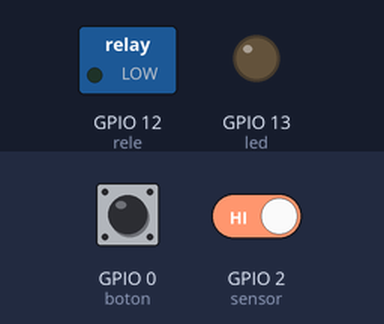
Bench run of a sketch on a simulated ESP8266 (NodeMCU). Parts: switched loads named in the sketch (green lamp = pin HIGH), output pins drawn as LEDs (lit = HIGH). Inputs (shaded band) come from the test bench; at power-on: GPIO 0 (boton) HIGH, GPIO 2 (sensor) HIGH. WiFi joins after 1.5 s; servers stay silent unless stated; the Firebase database answers and starts empty; what the sketch prints to the serial monitor is not drawn.

Above: at 2.7 s.
2.8 s: GPIO 0 (boton) pulled LOW for 1 s
At 4.9 s:
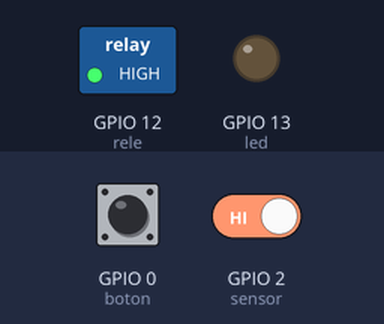
5.9 s: GPIO 0 (boton) pulled LOW for 0.15 s
At 6.8 s:
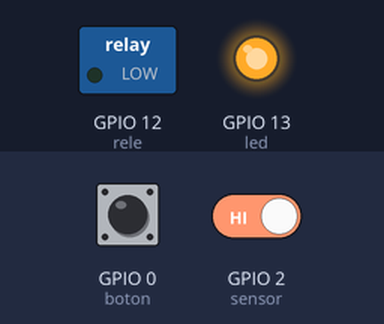
8.9 s: GPIO 0 (boton) pulled LOW for 3.2 s
At 9.8 s:
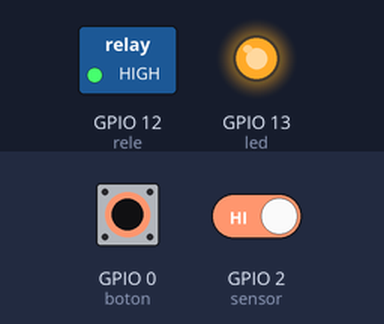
Timing chart, 0 to 19.6 s (numbered marks = the images above; inputs shaded):
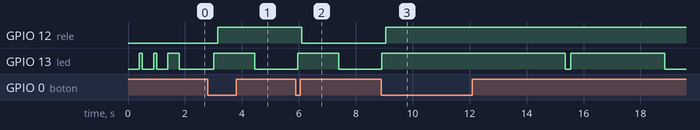

Measured:
- after the input at 2.8 s, GPIO 12 (rele): LOW → HIGH after 0.35 s; GPIO 13 (led): LOW → HIGH after 0.20 s, → LOW 1.5 s later
- after the input at 5.9 s, GPIO 12 (rele): HIGH → LOW after 0.21 s; GPIO 13 (led): LOW → HIGH after 0.06 s, → LOW 1.5 s later
- after the input at 8.9 s, GPIO 12 (rele): LOW → HIGH after 0.16 s; GPIO 13 (led): LOW → HIGH at once, → LOW 6.5 s later, → HIGH 0.20 s later, → LOW 3.3 s later

The sketch:

Sonoff_basic.ino
```cpp
#include "FirebaseESP8266.h"
#include "wifi_connect.h"


#define FIREBASE_HOST "wifi-node-2ea47.firebaseio.com/" //Without http:// or https:// schemes
#define FIREBASE_AUTH "wqtUInSZOUeOX9XVmDD6ehvMl9gIe5cI2mkIVYoj"
String path = "/clients/FamiliaRamirezReza";
String device = "WifiNode3";


FirebaseData firebaseData1;
FirebaseData firebaseData2;
FirebaseJson json;
void printResult(FirebaseData &data);

void setup()
{

  Serial.begin(115200);
  inputAndOutputsStart();
  wifiConnect();
  Firebase.begin(FIREBASE_HOST, FIREBASE_AUTH);
  Firebase.reconnectWiFi(true);
  firebaseData1.setBSSLBufferSize(1024, 1024);
  firebaseData1.setResponseSize(1024);
  Firebase.setReadTimeout(firebaseData1, 1000 * 60);
  Firebase.setwriteSizeLimit(firebaseData1, "tiny");

  firebaseData2.setBSSLBufferSize(1024, 1024);
  firebaseData2.setResponseSize(1024);
  Firebase.setReadTimeout(firebaseData2, 1000 * 60);
  Firebase.setwriteSizeLimit(firebaseData2, "tiny");


  //Test firebase connectivity

  //Firebase.setString(firebaseData1, path + "/" + device + "/test", "Aprobed");
  //Firebase.setInt(firebaseData1, path + "/" + device + "/rele", -1);

}

int releState = -1;
int sensorEnable = -1;
bool banderaBoton = -1;

void loop()
{
///////////////////BOTON CONTROL/////////////////////////////////////

  if(!digitalRead(boton)){
    digitalWrite(led, 1);
    Firebase.setInt(firebaseData1, path + "/" + device + "/rele", !digitalRead(rele));
    digitalWrite(rele, !digitalRead(rele));
    delay(1000);
    if(!digitalRead(boton)){
      delay(5000);
      Firebase.getInt(firebaseData2, path + "/" + device + "/sensorEnable");
      sensorEnable = firebaseData2.intData();
      Firebase.setInt(firebaseData1, path + "/" + device + "/sensorEnable", !sensorEnable);
      digitalWrite(led, 0);
      delay(200);
      digitalWrite(led, 1);
      delay(1000);
    }
  }

/////////////////////SENSOR CONTROL///////////////////////////////

  Firebase.getInt(firebaseData2, path + "/" + device + "/sensorEnable");
  sensorEnable = firebaseData2.intData();

  if (sensorEnable) {
    delay(2000);
    if (!digitalRead(sensor)) {
      Firebase.setInt(firebaseData1, path + "/" + device + "/sensorState", 1);
      digitalWrite(rele, 0);
  }else{
      Firebase.setInt(firebaseData1, path + "/" + device + "/sensorState", 0);
      digitalWrite(rele, 1);
    }
  }
 else
  {
    Firebase.getInt(firebaseData1, path + "/" + device + "/rele");
    releState = firebaseData1.intData();
    if (releState) {digitalWrite(rele, 1);}
    else {digitalWrite(rele, 0);}
  }

  digitalWrite(led, 0);

  if (WiFi.status() != WL_CONNECTED)
  {
    digitalWrite(led, 1);
    wifiConnect();
  }
}
```

input_outputs.h
```cpp
#ifndef INPUTS_OUTPUTS_H
#define INPUTS_OUTPUTS_H

int rele = 12;
int boton = 0;
int led = 13;
int sensor = 2;

void inputAndOutputsStart(){
  pinMode(rele, OUTPUT);
  pinMode(led, OUTPUT);
  pinMode(boton, INPUT);
  pinMode(sensor, INPUT);
}

#endif
```

wifi_connect.h
```cpp
#ifndef RECONNECT_H
#define RECONNECT_H

#include <ESP8266WiFi.h>
#include "input_outputs.h"
#define WIFI_SSID "FAMILIA ORTIZ"
#define WIFI_PASSWORD "WIFINODE"

void wifiConnect(){

  WiFi.begin(WIFI_SSID, WIFI_PASSWORD);
  Serial.print("Connecting toonn Wi-Fi");
  while (WiFi.status() != WL_CONNECTED)
  {
    digitalWrite(led, 0);
    Serial.print(".");
    delay(400);
    digitalWrite(led, 1);
    delay(100);
  }
  Serial.println();
  Serial.print("Connected with IP: ");
  Serial.println(WiFi.localIP());
  Serial.println();
}

#endif
```
